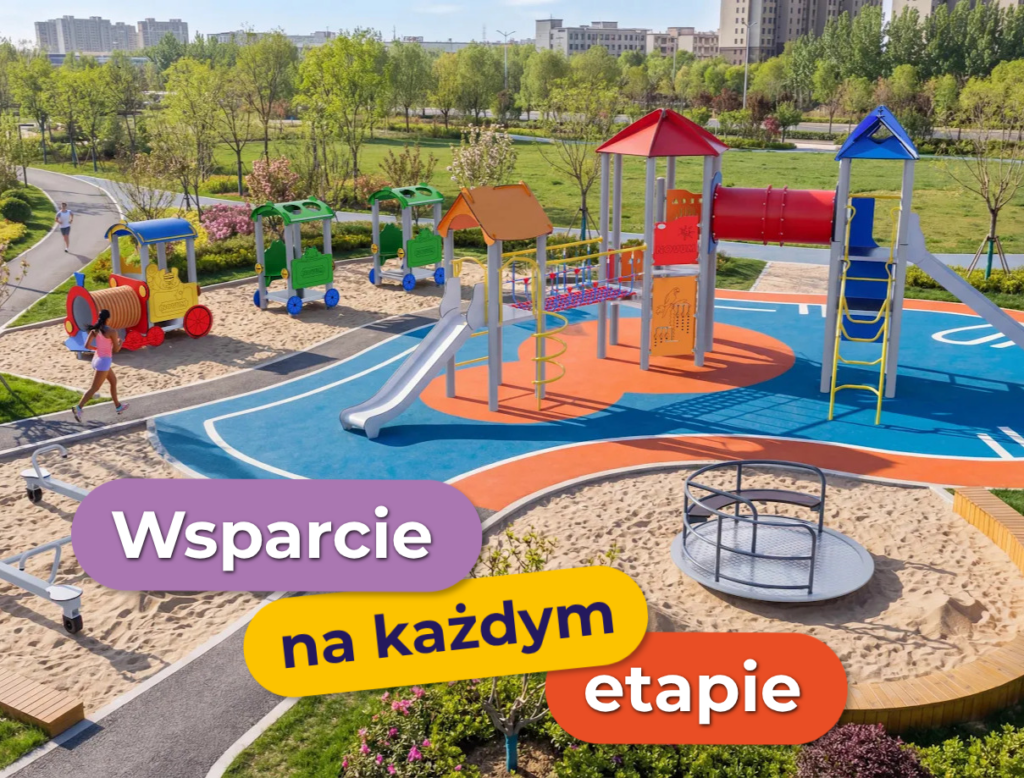
#> input picture models/photo.png, 1024 x 778 px
$ python polys.py
#> lines starting #> are read from the running program, lines starting #| are printed output that depends on the picture; after the words box and inside, x2 and y2 are one past the last pixel; in counts of white or black regions, pixels touching at a corner belong together
import cv2,numpy as np,os,json
D=os.path.dirname(os.path.abspath(__file__))
im=cv2.imread(os.path.join(D,'..','models','photo.png'));H,W=im.shape[:2]
#> further down, im is the input picture: shape (778, 1024, 3); mean B, G, R 113.6, 135.6, 150.3
#> after `H, W = im.shape[:2]`: H = 778; W = 1024
hsv=cv2.cvtColor(im,cv2.COLOR_BGR2HSV);h,s,v=[hsv[...,i].astype(int) for i in range(3)]
#> after `hsv = cv2.cvtColor(im, cv2.COLOR_BGR2HSV)`: hsv: shape (778, 1024, 3); mean H, S, V 54.8, 111, 167.8
#> after `h, s, v = [hsv[..., i].astype(int) for i in range(3)]`:
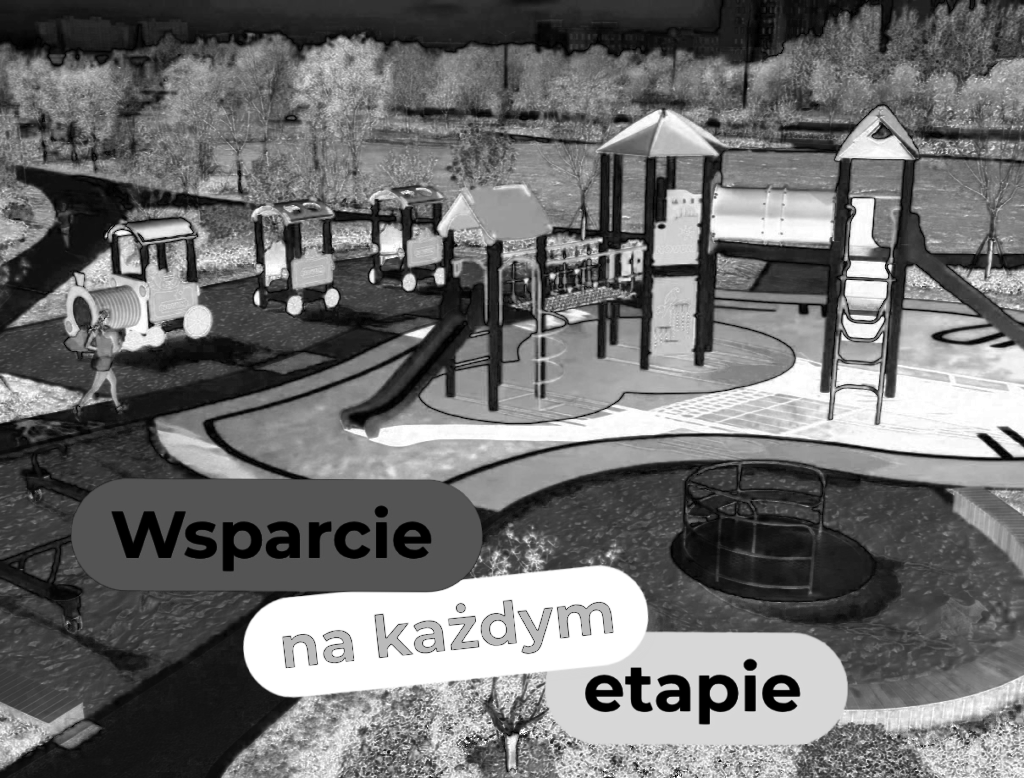
#> s: shape (778, 1024) int64; min 0, max 255, mean 111
#> after `h, s, v = [hsv[..., i].astype(int) for i in range(3)]`:
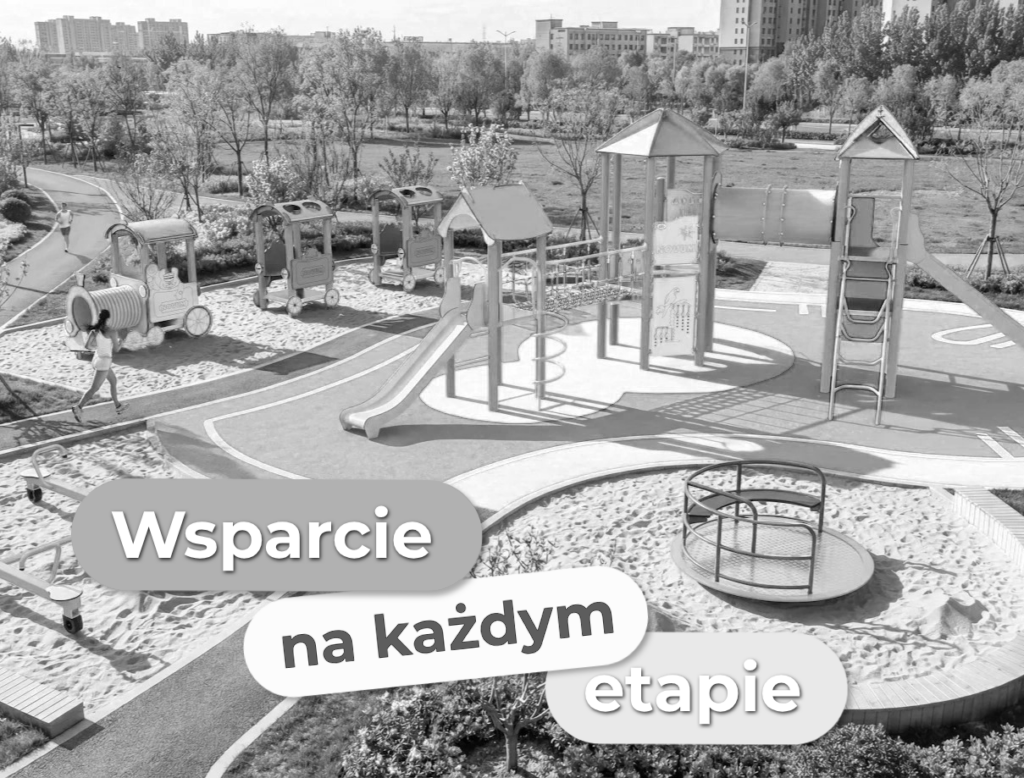
#> v: shape (778, 1024) int64; min 1, max 255, mean 167.8
Y=np.arange(H)[:,None];X=np.arange(W)[None,:]
#> after `Y = np.arange(H)[:, None]`: Y = 778 values from 0 to 777
ground=(Y>205)
M={
 'blue':(h>=100)&(h<=122)&(s>150)&(v>110)&(Y>300),
 'orange':(h>=8)&(h<=20)&(s>160)&(v>170)&(Y>270)&~((X>640)&(X<720)&(Y<380)),
 'sand':(h>=12)&(h<=26)&(s>25)&(s<120)&(v>170)&(Y>280),
 'path':(s<45)&(v>70)&(v<150)&(Y>150),
}
res={}
for k,m in M.items():
    m8=m.astype(np.uint8)*255
    m8=cv2.morphologyEx(m8,cv2.MORPH_OPEN,np.ones((3,3),np.uint8))
    m8=cv2.morphologyEx(m8,cv2.MORPH_CLOSE,np.ones((21,21),np.uint8))
    cs,_=cv2.findContours(m8,cv2.RETR_EXTERNAL,cv2.CHAIN_APPROX_SIMPLE)
    out=[]
    for c in cs:
        if cv2.contourArea(c)<1500:continue
        a=cv2.approxPolyDP(c,3.0,True)[:,0,:]
        out.append(a.tolist())
    res[k]=out;print(k,[len(p) for p in out])
#> this loop made 4 passes
#> k on passes 1 to 4: 'blue', 'orange', 'sand', 'path'
#| blue [9, 66]
#| orange [14, 12, 23]
#| sand [42, 59, 56]
#| path [33, 23, 11, 35, 31, 19, 10, 25, 17, 5]
#> pass 1, `m8=cv2.morphologyEx(m8,cv2.MORPH_CLOSE,np.ones((21,21),np.uint8))`:
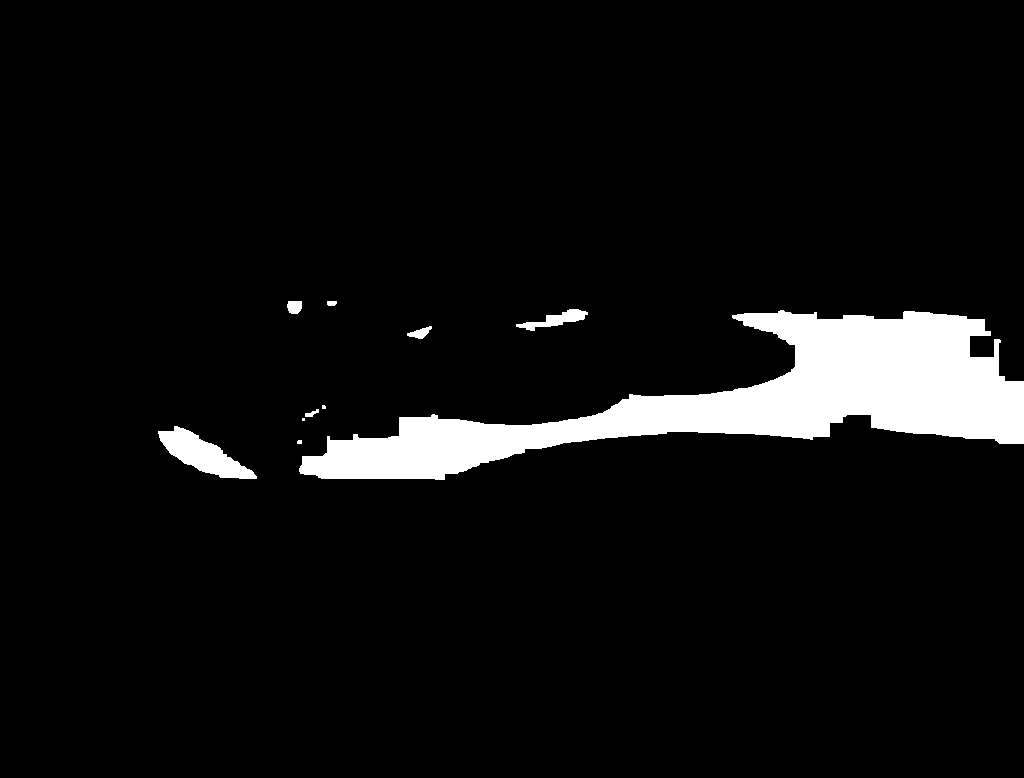
#> m8: shape (778, 1024); 6.1% white; 10 white regions (3 under 20 px), largest, box (x1, y1, x2, y2) and area: (299, 310, 1024, 480) 45512, (158, 426, 257, 479) 2324, (516, 309, 588, 331) 618
#> after the loop:
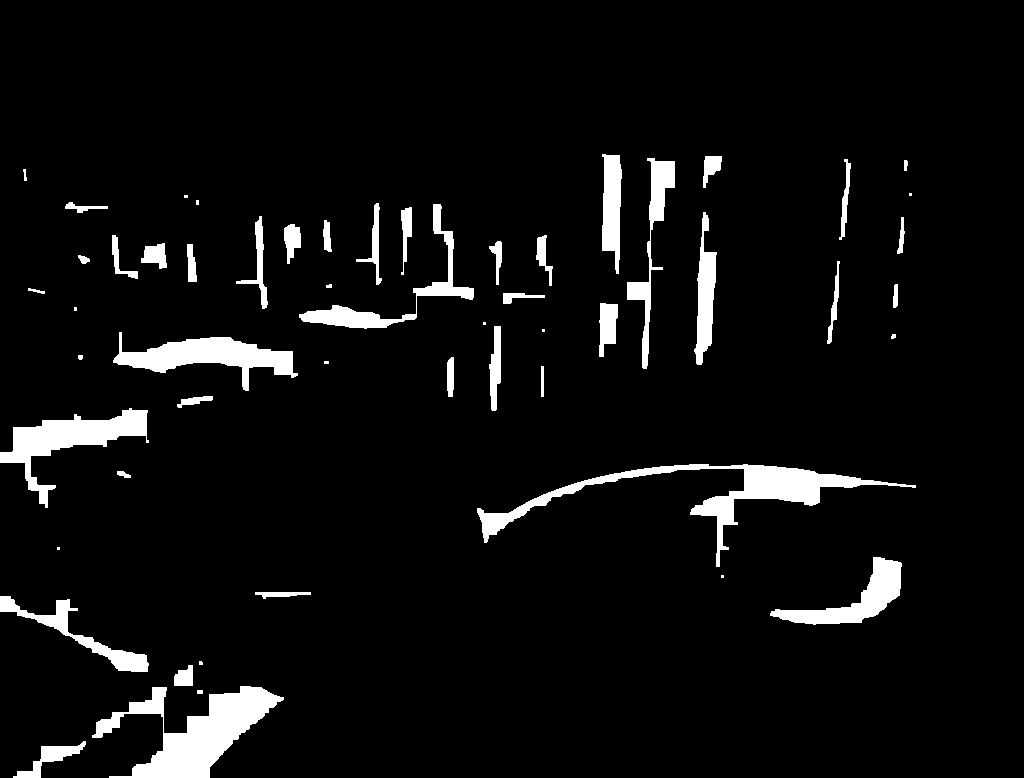
#> m8: shape (778, 1024); 5.7% white; 54 white regions (10 under 20 px), largest, box (x1, y1, x2, y2) and area: (92, 686, 284, 778) 7160, (477, 464, 916, 567) 6649, (0, 408, 149, 508) 4402
#> after the loop, res = 4 items
json.dump(res,open(os.path.join(D,'..','models','polys.json'),'w'))
vis=im.copy()
for k,col in zip(res,[(255,0,0),(0,140,255),(160,220,240),(80,80,80)]):
    for p in res[k]:cv2.polylines(vis,[np.array(p,np.int32)],True,col,2)
#> this loop made 4 passes
#> (k, col) on passes 1 to 4: ('blue', (255, 0, 0)), ('orange', (0, 140, 255)), ('sand', (160, 220, 240)), ('path', (80, 80, 80))
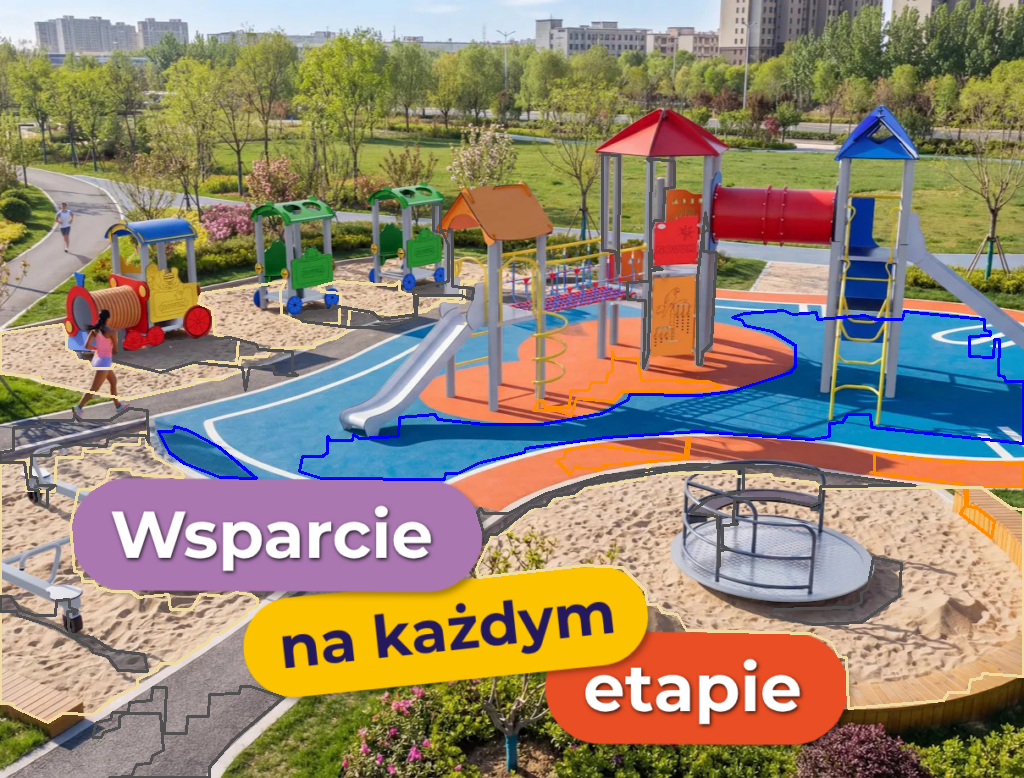
#> vis: shape (778, 1024, 3); 4.54% of pixels changed, all inside (x1, y1, x2, y2) = (0, 153, 1024, 778)
cv2.imwrite(os.path.expanduser('~/.hermes/cache/scratch/polys.jpg'),vis,[cv2.IMWRITE_JPEG_QUALITY,88])
